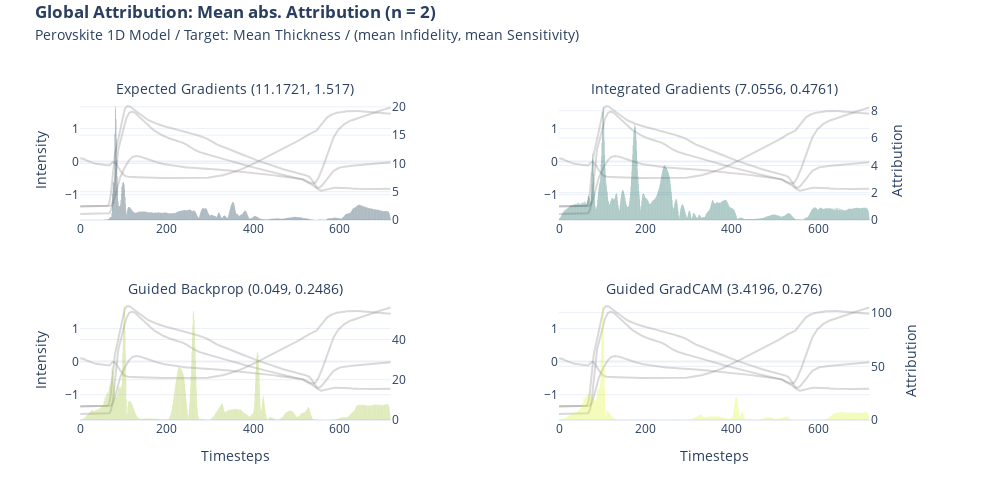

The notebook cell this image was saved under:
### Markdown cell above
## Visualization of global abs. attribution

### Code cell
import plotly.graph_objects as go


def format_title(title, subtitle=None, subtitle_font_size=14):
    title = f"<b>{title}</b>"
    if not subtitle:
        return title
    subtitle = f'<span style="font-size: {subtitle_font_size}px;">{subtitle}</span>'
    return f"{title}<br>{subtitle}"


from plotly.subplots import make_subplots

x = x_batch.mean(0)

fig = make_subplots(
    rows=2,
    cols=2,
    specs=[
        [{"secondary_y": True}, {"secondary_y": True}],
        [{"secondary_y": True}, {"secondary_y": True}],
    ],
    subplot_titles=(
        format_title(
            "",
            "Expected Gradients ("
            + str(np.round(infid_eg.numpy(), 4))
            + ", "
            + str(np.round(sens_eg.numpy(), 4))
            + ")",
        ),
        format_title(
            "",
            "Integrated Gradients ("
            + str(np.round(infid_ig.numpy(), 4))
            + ", "
            + str(np.round(sens_ig.numpy(), 4))
            + ")",
        ),
        format_title(
            "",
            "Guided Backprop ("
            + str(np.round(infid_gbp.numpy(), 4))
            + ", "
            + str(np.round(sens_gbp.numpy(), 4))
            + ")",
        ),
        format_title(
            "",
            "Guided GradCAM ("
            + str(np.round(infid_ggc.numpy(), 4))
            + ", "
            + str(np.round(sens_ggc.numpy(), 4))
            + ")",
        ),
    ),
)


fig.add_trace(
    go.Scatter(y=x[0], name="ND", marker_color="grey", opacity=0.3, showlegend=False),
    row=1,
    col=1,
)
fig.add_trace(
    go.Scatter(
        y=x[1], name="LP725", marker_color="grey", opacity=0.3, showlegend=False
    ),
    row=1,
    col=1,
)
fig.add_trace(
    go.Scatter(
        y=x[2], name="LP780", marker_color="grey", opacity=0.3, showlegend=False
    ),
    row=1,
    col=1,
)
fig.add_trace(
    go.Scatter(
        y=x[3], name="SP775", marker_color="grey", opacity=0.3, showlegend=False
    ),
    row=1,
    col=1,
)
fig.add_trace(
    go.Bar(
        y=attr_eg.squeeze().sum(axis=0),
        marker_color="#042940",
        opacity=0.5,
        showlegend=False,
        marker_line_width=0,
    ),
    secondary_y=True,
    row=1,
    col=1,
)

fig.add_trace(
    go.Scatter(y=x[0], name="ND", marker_color="grey", opacity=0.3, showlegend=False),
    row=1,
    col=2,
)
fig.add_trace(
    go.Scatter(
        y=x[1], name="LP725", marker_color="grey", opacity=0.3, showlegend=False
    ),
    row=1,
    col=2,
)
fig.add_trace(
    go.Scatter(
        y=x[2], name="LP780", marker_color="grey", opacity=0.3, showlegend=False
    ),
    row=1,
    col=2,
)
fig.add_trace(
    go.Scatter(
        y=x[3], name="SP775", marker_color="grey", opacity=0.3, showlegend=False
    ),
    row=1,
    col=2,
)
fig.add_trace(
    go.Bar(
        y=attr_ig.squeeze().sum(axis=0),
        marker_color="#005C53",
        opacity=0.5,
        showlegend=False,
        marker_line_width=0,
    ),
    secondary_y=True,
    row=1,
    col=2,
)

fig.add_trace(
    go.Scatter(y=x[0], name="ND", marker_color="grey", opacity=0.3, showlegend=False),
    row=2,
    col=1,
)
fig.add_trace(
    go.Scatter(
        y=x[1], name="LP725", marker_color="grey", opacity=0.3, showlegend=False
    ),
    row=2,
    col=1,
)
fig.add_trace(
    go.Scatter(
        y=x[2], name="LP780", marker_color="grey", opacity=0.3, showlegend=False
    ),
    row=2,
    col=1,
)
fig.add_trace(
    go.Scatter(
        y=x[3], name="SP775", marker_color="grey", opacity=0.3, showlegend=False
    ),
    row=2,
    col=1,
)
fig.add_trace(
    go.Bar(
        y=attr_gbp.squeeze().sum(axis=0),
        marker_color="#9FC131",
        opacity=0.5,
        showlegend=False,
        marker_line_width=0,
    ),
    secondary_y=True,
    row=2,
    col=1,
)

fig.add_trace(
    go.Scatter(y=x[0], name="ND", marker_color="grey", opacity=0.3, showlegend=False),
    row=2,
    col=2,
)
fig.add_trace(
    go.Scatter(
        y=x[1], name="LP725", marker_color="grey", opacity=0.3, showlegend=False
    ),
    row=2,
    col=2,
)
fig.add_trace(
    go.Scatter(
        y=x[2], name="LP780", marker_color="grey", opacity=0.3, showlegend=False
    ),
    row=2,
    col=2,
)
fig.add_trace(
    go.Scatter(
        y=x[3], name="SP775", marker_color="grey", opacity=0.3, showlegend=False
    ),
    row=2,
    col=2,
)
fig.add_trace(
    go.Bar(
        y=attr_ggc.squeeze().sum(axis=0),
        marker_color="#DBF227",
        opacity=0.5,
        showlegend=False,
        marker_line_width=0,
    ),
    secondary_y=True,
    row=2,
    col=2,
)

fig.update_yaxes(title=None)
fig.update_yaxes(title_text=None, secondary_y=True)
fig.update_xaxes(title=None)

fig.update_yaxes(title="Intensity", row=1, col=1)
fig.update_yaxes(title_text=None, secondary_y=True, row=1, col=1)
fig.update_yaxes(title_text="Attribution", secondary_y=True, row=1, col=2)
fig.update_yaxes(title="Intensity", row=2, col=1)
fig.update_yaxes(title_text=None, secondary_y=True, row=2, col=1)
fig.update_yaxes(title_text="Attribution", secondary_y=True, row=2, col=2)
fig.update_xaxes(title="Timesteps", row=2, col=1)
fig.update_xaxes(title="Timesteps", row=2, col=2)

if target == "pce":
    subtitle = "Perovskite 1D Model / Target: PCE /(mean Infidelity, mean Sensitivity)"
else:
    subtitle = "Perovskite 1D Model / Target: Mean Thickness / (mean Infidelity, mean Sensitivity)"

fig.update_layout(
    title=format_title(
        "Global Attribution: Mean abs. Attribution (n = " + str(batch_size) + ")",
        subtitle=subtitle,
    ),
    legend_title=None,
    title_y=0.965,
    title_x=0.035,
    template="plotly_white",
    height=500,
    width=1000,
)

fig.write_image("xai/images/" + target + "/1D/1D_cmp_global.png", scale=2)

fig.show()

### Figure 1 — Plotly figure (JSON) as saved in the notebook; plotly's stock layout.template omitted (floating-point values rounded to 4 significant figures; data arrays with more than 128 entries replaced by an {"elided": "..."} marker saying what was removed)
{"data": [{"marker": {"color": "grey"}, "name": "ND", "opacity": 0.3, "showlegend": false, "type": "scatter", "xaxis": "x", "y": {"elided": "719 float values"}, "yaxis": "y"}, {"marker": {"color": "grey"}, "name": "LP725", "opacity": 0.3, "showlegend": false, "type": "scatter", "xaxis": "x", "y": {"elided": "719 float values"}, "yaxis": "y"}, {"marker": {"color": "grey"}, "name": "LP780", "opacity": 0.3, "showlegend": false, "type": "scatter", "xaxis": "x", "y": {"elided": "719 float values"}, "yaxis": "y"}, {"marker": {"color": "grey"}, "name": "SP775", "opacity": 0.3, "showlegend": false, "type": "scatter", "xaxis": "x", "y": {"elided": "719 float values"}, "yaxis": "y"}, {"marker": {"color": "#042940", "line": {"width": 0}}, "opacity": 0.5, "showlegend": false, "type": "bar", "xaxis": "x", "y": {"elided": "719 float values"}, "yaxis": "y2"}, {"marker": {"color": "grey"}, "name": "ND", "opacity": 0.3, "showlegend": false, "type": "scatter", "xaxis": "x2", "y": {"elided": "719 float values"}, "yaxis": "y3"}, {"marker": {"color": "grey"}, "name": "LP725", "opacity": 0.3, "showlegend": false, "type": "scatter", "xaxis": "x2", "y": {"elided": "719 float values"}, "yaxis": "y3"}, {"marker": {"color": "grey"}, "name": "LP780", "opacity": 0.3, "showlegend": false, "type": "scatter", "xaxis": "x2", "y": {"elided": "719 float values"}, "yaxis": "y3"}, {"marker": {"color": "grey"}, "name": "SP775", "opacity": 0.3, "showlegend": false, "type": "scatter", "xaxis": "x2", "y": {"elided": "719 float values"}, "yaxis": "y3"}, {"marker": {"color": "#005C53", "line": {"width": 0}}, "opacity": 0.5, "showlegend": false, "type": "bar", "xaxis": "x2", "y": {"elided": "719 float values"}, "yaxis": "y4"}, {"marker": {"color": "grey"}, "name": "ND", "opacity": 0.3, "showlegend": false, "type": "scatter", "xaxis": "x3", "y": {"elided": "719 float values"}, "yaxis": "y5"}, {"marker": {"color": "grey"}, "name": "LP725", "opacity": 0.3, "showlegend": false, "type": "scatter", "xaxis": "x3", "y": {"elided": "719 float values"}, "yaxis": "y5"}, {"marker": {"color": "grey"}, "name": "LP780", "opacity": 0.3, "showlegend": false, "type": "scatter", "xaxis": "x3", "y": {"elided": "719 float values"}, "yaxis": "y5"}, {"marker": {"color": "grey"}, "name": "SP775", "opacity": 0.3, "showlegend": false, "type": "scatter", "xaxis": "x3", "y": {"elided": "719 float values"}, "yaxis": "y5"}, {"marker": {"color": "#9FC131", "line": {"width": 0}}, "opacity": 0.5, "showlegend": false, "type": "bar", "xaxis": "x3", "y": {"elided": "719 float values"}, "yaxis": "y6"}, {"marker": {"color": "grey"}, "name": "ND", "opacity": 0.3, "showlegend": false, "type": "scatter", "xaxis": "x4", "y": {"elided": "719 float values"}, "yaxis": "y7"}, {"marker": {"color": "grey"}, "name": "LP725", "opacity": 0.3, "showlegend": false, "type": "scatter", "xaxis": "x4", "y": {"elided": "719 float values"}, "yaxis": "y7"}, {"marker": {"color": "grey"}, "name": "LP780", "opacity": 0.3, "showlegend": false, "type": "scatter", "xaxis": "x4", "y": {"elided": "719 float values"}, "yaxis": "y7"}, {"marker": {"color": "grey"}, "name": "SP775", "opacity": 0.3, "showlegend": false, "type": "scatter", "xaxis": "x4", "y": {"elided": "719 float values"}, "yaxis": "y7"}, {"marker": {"color": "#DBF227", "line": {"width": 0}}, "opacity": 0.5, "showlegend": false, "type": "bar", "xaxis": "x4", "y": {"elided": "719 float values"}, "yaxis": "y8"}], "layout": {"annotations": [{"font": {"size": 16}, "showarrow": false, "text": "<b></b><br><span style=\"font-size: 14px;\">Expected Gradients (11.1721, 1.517)</span>", "x": 0.185, "xanchor": "center", "xref": "paper", "y": 1, "yanchor": "bottom", "yref": "paper"}, {"font": {"size": 16}, "showarrow": false, "text": "<b></b><br><span style=\"font-size: 14px;\">Integrated Gradients (7.0556, 0.4761)</span>", "x": 0.755, "xanchor": "center", "xref": "paper", "y": 1, "yanchor": "bottom", "yref": "paper"}, {"font": {"size": 16}, "showarrow": false, "text": "<b></b><br><span style=\"font-size: 14px;\">Guided Backprop (0.049, 0.2486)</span>", "x": 0.185, "xanchor": "center", "xref": "paper", "y": 0.375, "yanchor": "bottom", "yref": "paper"}, {"font": {"size": 16}, "showarrow": false, "text": "<b></b><br><span style=\"font-size: 14px;\">Guided GradCAM (3.4196, 0.276)</span>", "x": 0.755, "xanchor": "center", "xref": "paper", "y": 0.375, "yanchor": "bottom", "yref": "paper"}], "height": 500, "legend": {"title": {}}, "title": {"text": "<b>Global Attribution: Mean abs. Attribution (n = 2)</b><br><span style=\"font-size: 14px;\">Perovskite 1D Model / Target: Mean Thickness / (mean Infidelity, mean Sensitivity)</span>", "x": 0.035, "y": 0.965}, "width": 1000, "xaxis": {"anchor": "y", "domain": [0, 0.37], "title": {}}, "xaxis2": {"anchor": "y3", "domain": [0.57, 0.94], "title": {}}, "xaxis3": {"anchor": "y5", "domain": [0, 0.37], "title": {"text": "Timesteps"}}, "xaxis4": {"anchor": "y7", "domain": [0.57, 0.94], "title": {"text": "Timesteps"}}, "yaxis": {"anchor": "x", "domain": [0.625, 1], "title": {"text": "Intensity"}}, "yaxis2": {"anchor": "x", "overlaying": "y", "side": "right", "title": {}}, "yaxis3": {"anchor": "x2", "domain": [0.625, 1], "title": {}}, "yaxis4": {"anchor": "x2", "overlaying": "y3", "side": "right", "title": {"text": "Attribution"}}, "yaxis5": {"anchor": "x3", "domain": [0, 0.375], "title": {"text": "Intensity"}}, "yaxis6": {"anchor": "x3", "overlaying": "y5", "side": "right", "title": {}}, "yaxis7": {"anchor": "x4", "domain": [0, 0.375], "title": {}}, "yaxis8": {"anchor": "x4", "overlaying": "y7", "side": "right", "title": {"text": "Attribution"}}}}
